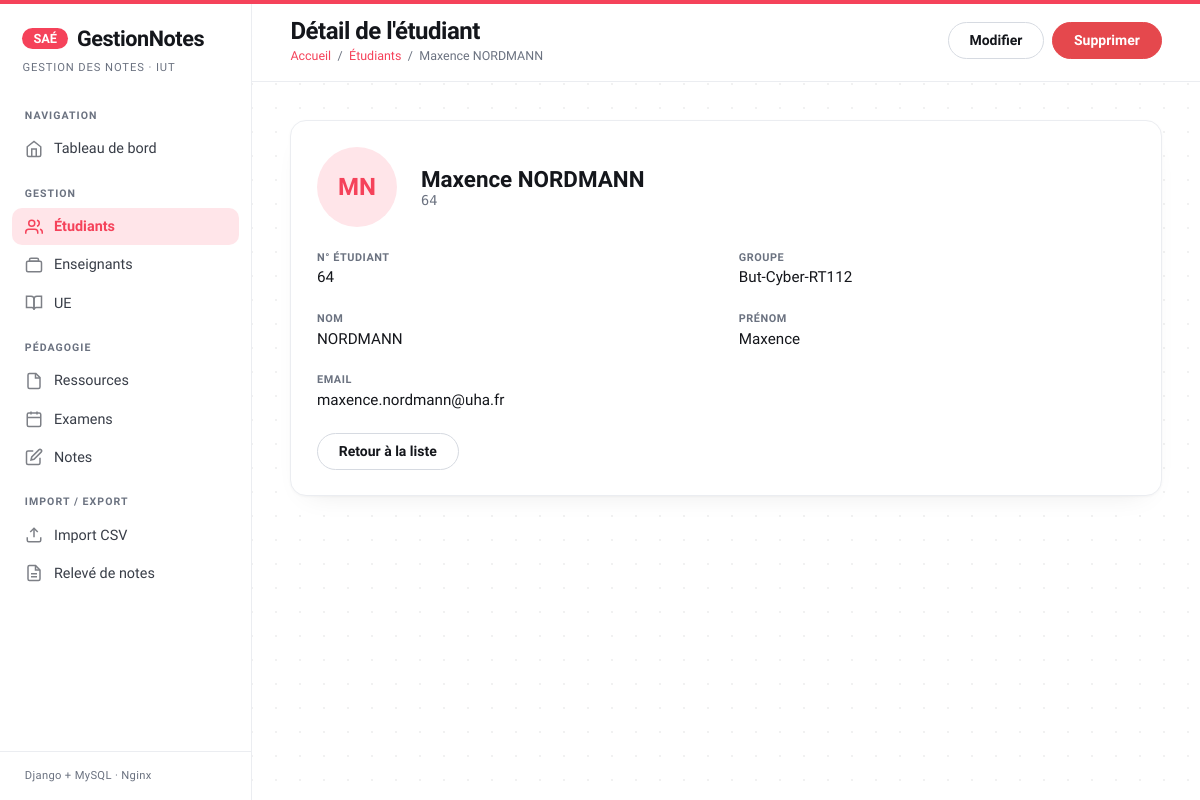
Screenshot of /etudiants/64/ with the database file from the repository.
### notes_app/models.py (models this page shows, shortened)
class Etudiant(models.Model):
    numero_etudiant = models.CharField(
        max_length=20,
        primary_key=True,
        verbose_name="N° étudiant"
    )
    nom = models.CharField(max_length=100, verbose_name="Nom")
    prenom = models.CharField(max_length=100, verbose_name="Prénom")
    groupe = models.CharField(max_length=20, verbose_name="Groupe")
    email = models.EmailField(unique=True, verbose_name="Email")
    photo = models.ImageField(
        upload_to='photos_etudiants/',
        blank=True,
        null=True,
        verbose_name="Photo"
    )
    class Meta:
        db_table = 'etudiants'
        verbose_name = "Étudiant"
        verbose_name_plural = "Étudiants"
        ordering = ['nom', 'prenom']
    def get_initiales(self):
        return f"{self.prenom[0]}{self.nom[0]}".upper()

### notes_app/views.py (the view)
def etudiant_detail(request, pk):
    etudiant = get_object_or_404(Etudiant, pk=pk)
    context = {
        'etudiant': etudiant,
        'titre_page': f'{etudiant.prenom} {etudiant.nom}',
    }
    return render(request, 'notes_app/etudiant_detail.html', context)

### notes_app/templates/notes_app/etudiant_detail.html (shortened to what this page needs)
{% extends 'notes_app/base.html' %}
{% block titre_page %}Détail de l'étudiant{% endblock %}
{% block breadcrumb %}
  <span>/</span> <a href="{% url 'etudiant_liste' %}">Étudiants</a>
  <span>/</span> <span>{{ etudiant.prenom }} {{ etudiant.nom }}</span>
{% endblock %}
{% block topbar_actions %}
<a href="{% url 'etudiant_modifier' etudiant.pk %}" class="btn btn-outline">Modifier</a>
<a href="{% url 'etudiant_supprimer' etudiant.pk %}" class="btn btn-danger">Supprimer</a>
{% endblock %}
{% block content %}
<div class="card">
  <div class="card-body">
    <div style="display:flex;gap:1.5rem;align-items:center;margin-bottom:1.5rem">
      {% if etudiant.photo %}
        <img src="{{ etudiant.photo.url }}" class="photo-preview" alt="">
      {% else %}
        <div class="avatar" style="width:80px;height:80px;font-size:1.5rem">{{ etudiant.get_initiales }}</div>
      {% endif %}
      <div>
        <h2 style="font-size:1.4rem;font-weight:600">{{ etudiant.prenom }} {{ etudiant.nom }}</h2>
        <p style="color:var(--gris-5);font-family:var(--font-mono);font-size:.85rem">{{ etudiant.numero_etudiant }}</p>
      </div>
    </div>
    <div class="detail-grid">
      <div class="detail-item">
        <label>N° étudiant</label>
        <p>{{ etudiant.numero_etudiant }}</p>
      </div>
      <div class="detail-item">
        <label>Groupe</label>
        <p>{{ etudiant.groupe }}</p>
      </div>
      <div class="detail-item">
        <label>Nom</label>
        <p>{{ etudiant.nom }}</p>
      </div>
      <div class="detail-item">
        <label>Prénom</label>
        <p>{{ etudiant.prenom }}</p>
      </div>
      <div class="detail-item" style="grid-column:1 / -1">
        <label>Email</label>
        <p>{{ etudiant.email }}</p>
      </div>
    </div>
    <div style="margin-top:1.5rem">
      <a href="{% url 'etudiant_liste' %}" class="btn btn-outline">Retour à la liste</a>
    </div>
  </div>
</div>
{% endblock %}

### notes_app/templates/notes_app/base.html (style rules this page uses)
*, *::before, *::after { box-sizing: border-box; margin: 0; padding: 0; }
:root { --bleu: #f5425a; --bleu-clair:#ff5e72; --bleu-pale: #ffe5e9; --vert: #15a05a; --vert-pale: #e6f6ee; --rouge: #e5484d; --rouge-pale:#fdeaea; --orange: #d9890b; --orange-pale:#fcf0d8; --gris-1: #f6f7f9; --gris-2: #ebedf1; --gris-3: #d6dae1; --gris-5: #6b7280; --gris-7: #383d47; --gris-9: #14161b; --sidebar-w: 252px; --radius: 10px; --radius-lg: 16px; --radius-pill: 999px; --font: 'Hanken Grotesk', system-ui, sans-serif; --font-display: 'Sora', system-ui, sans-serif; --font-mono: 'DM Mono', ui-monospace, monospace; }
body { font-family: var(--font); background-color: #ffffff; background-image: radial-gradient(rgba(17,19,24,.06) 1px, transparent 1px); background-size: 24px 24px; color: var(--gris-9); display: flex; min-height: 100vh; -webkit-font-smoothing: antialiased; }
body::before { content: ''; position: fixed; top: 0; left: 0; right: 0; height: 4px; background: var(--bleu); z-index: 200; }
.topbar-breadcrumb a { color: var(--bleu); text-decoration: none; }
.card { background: #ffffff; border: 1px solid var(--gris-2); border-radius: var(--radius-lg); overflow: hidden; box-shadow: 0 1px 3px rgba(17,19,24,.04), 0 12px 28px -18px rgba(17,19,24,.12); }
.card-body { padding: 1.6rem; }
.avatar { width: 38px; height: 38px; border-radius: 50%; background: var(--bleu-pale); color: var(--bleu); display: inline-flex; align-items: center; justify-content: center; font-weight: 700; font-size: .78rem; flex-shrink: 0; }
.btn { display: inline-flex; align-items: center; gap: .45rem; padding: .58rem 1.3rem; border-radius: var(--radius-pill); font-family: var(--font); font-size: .875rem; font-weight: 600; cursor: pointer; text-decoration: none; border: 1px solid transparent; transition: transform .12s, background .15s, border-color .15s, box-shadow .15s, color .15s; }
.btn-outline { background: #fff; color: var(--gris-9); border-color: var(--gris-3); }
.btn-danger { background: var(--rouge); color: #fff; border-color: var(--rouge); }
label { display: block; font-size: .72rem; font-weight: 600; letter-spacing: .05em; text-transform: uppercase; color: var(--gris-7); margin-bottom: .45rem; }
.detail-grid { display: grid; grid-template-columns: 1fr 1fr; gap: 1.6rem; }
.detail-item label { font-size: .68rem; color: var(--gris-5); font-weight: 600; text-transform: uppercase; letter-spacing: .05em; margin-bottom: .3rem; }
.detail-item p { color: var(--gris-9); font-size: .95rem; }
.content .card, .content .stat-card, .content .alert { animation: riseIn .5s cubic-bezier(.2,.7,.2,1) both; }

### rows the page displays
Etudiant: prenom "Maxence", nom "NORDMANN", get_initiales "MN", numero_etudiant "64", groupe "But-Cyber-RT112", email "maxence.nordmann@uha.fr"
